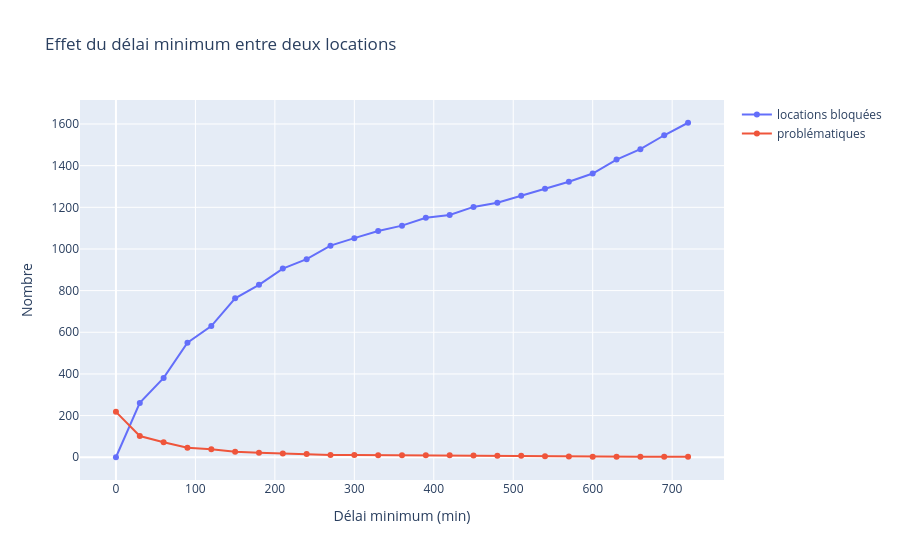

The notebook cell this image was saved under:
### Code cell
fig = px.line(
    tableau_seuils,
    x='threshold',
    y=['locations bloquées', "problématiques"],
    markers=True,
    title="Effet du délai minimum entre deux locations",
)
fig.update_layout(xaxis_title="Délai minimum (min)", yaxis_title="Nombre", legend_title_text="")
fig.show()

### Figure 1 — Plotly figure (JSON) as saved in the notebook; plotly's stock layout.template omitted (floating-point values rounded to 4 significant figures)
{"data": [{"hovertemplate": "variable=locations bloquées<br>threshold=%{x}<br>value=%{y}<extra></extra>", "legendgroup": "locations bloquées", "line": {"color": "#636efa", "dash": "solid"}, "marker": {"symbol": "circle"}, "mode": "lines+markers", "name": "locations bloquées", "orientation": "v", "showlegend": true, "type": "scatter", "x": [0, 30, 60, 90, 120, 150, 180, 210, 240, 270, 300, 330, 360, 390, 420, 450, 480, 510, 540, 570, 600, 630, 660, 690, 720], "xaxis": "x", "y": [0, 261, 381, 550, 630, 763, 828, 906, 951, 1016, 1052, 1086, 1112, 1150, 1163, 1202, 1222, 1256, 1289, 1323, 1362, 1429, 1479, 1546, 1606], "yaxis": "y"}, {"hovertemplate": "variable=problématiques<br>threshold=%{x}<br>value=%{y}<extra></extra>", "legendgroup": "problématiques", "line": {"color": "#EF553B", "dash": "solid"}, "marker": {"symbol": "circle"}, "mode": "lines+markers", "name": "problématiques", "orientation": "v", "showlegend": true, "type": "scatter", "x": [0, 30, 60, 90, 120, 150, 180, 210, 240, 270, 300, 330, 360, 390, 420, 450, 480, 510, 540, 570, 600, 630, 660, 690, 720], "xaxis": "x", "y": [218, 102, 72, 46, 38, 26, 22, 18, 16, 11, 11, 10, 10, 10, 10, 9, 7, 7, 5, 4, 3, 3, 2, 2, 2], "yaxis": "y"}], "layout": {"legend": {"title": {"text": ""}, "tracegroupgap": 0}, "title": {"text": "Effet du délai minimum entre deux locations"}, "xaxis": {"anchor": "y", "domain": [0, 1], "title": {"text": "Délai minimum (min)"}}, "yaxis": {"anchor": "x", "domain": [0, 1], "title": {"text": "Nombre"}}}}
